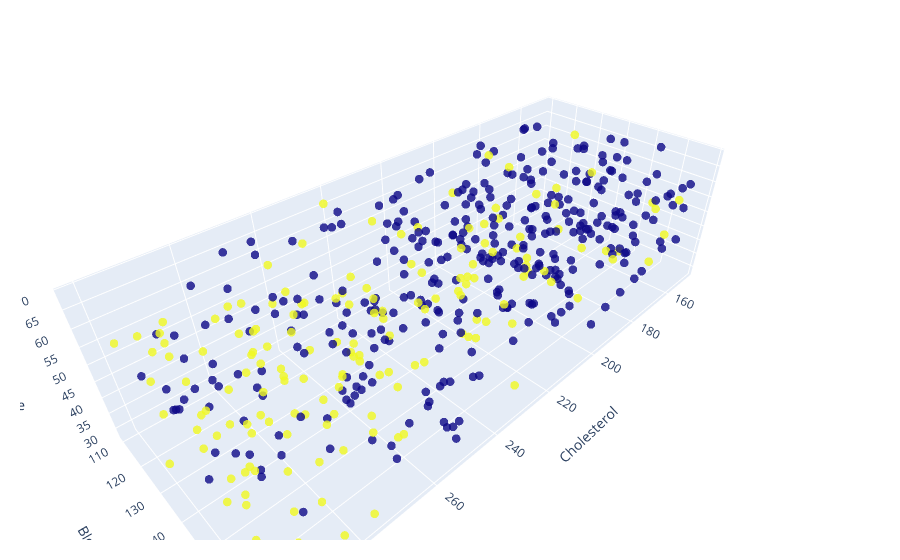

Write notebook code for a chart like this one.
### Code cell
fig = go.Figure()
fig.update_layout(
    margin=dict(l=20,r=20,t=20,b=20),
    scene = dict(
        xaxis_title='Cholesterol',
        yaxis_title='Blood Pressure',
        zaxis_title='Age'
    ),
    
)

fig.add_trace(go.Scatter3d(
    x=df.Cholesterol,
    y=df.Resting_BP,
    z=df.Age,
    mode='markers',
    marker=dict(
        size=5,
        color=df.Disease,
        opacity=0.8
    ),
    name="Data"
))

fig.show()

### Figure 1 — Plotly figure (JSON) as saved in the notebook; plotly's stock layout.template omitted (floating-point values rounded to 4 significant figures; data arrays with more than 128 entries replaced by an {"elided": "..."} marker saying what was removed)
{"data": [{"marker": {"color": {"elided": "500 int values"}, "opacity": 0.8, "size": 5}, "mode": "markers", "name": "Data", "type": "scatter3d", "x": {"elided": "500 int values"}, "y": {"elided": "500 int values"}, "z": {"elided": "500 int values"}}], "layout": {"margin": {"b": 20, "l": 20, "r": 20, "t": 20}, "scene": {"xaxis": {"title": {"text": "Cholesterol"}}, "yaxis": {"title": {"text": "Blood Pressure"}}, "zaxis": {"title": {"text": "Age"}}}}}
